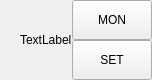
<?xml version="1.0" encoding="UTF-8"?>
<ui version="4.0">
 <class>ChannelNameWidget</class>
 <widget class="QWidget" name="ChannelNameWidget">
  <property name="geometry">
   <rect>
    <x>0</x>
    <y>0</y>
    <width>152</width>
    <height>80</height>
   </rect>
  </property>
  <property name="windowTitle">
   <string>Form</string>
  </property>
  <layout class="QGridLayout" name="gridLayout">
   <property name="leftMargin">
    <number>0</number>
   </property>
   <property name="topMargin">
    <number>0</number>
   </property>
   <property name="rightMargin">
    <number>0</number>
   </property>
   <property name="bottomMargin">
    <number>0</number>
   </property>
   <property name="spacing">
    <number>0</number>
   </property>
   <item row="0" column="2">
    <widget class="ToggleButton" name="monBtn">
     <property name="sizePolicy">
      <sizepolicy hsizetype="Fixed" vsizetype="MinimumExpanding">
       <horstretch>0</horstretch>
       <verstretch>0</verstretch>
      </sizepolicy>
     </property>
     <property name="text">
      <string>MON</string>
     </property>
    </widget>
   </item>
   <item row="1" column="2">
    <widget class="QPushButton" name="setBtn">
     <property name="sizePolicy">
      <sizepolicy hsizetype="Minimum" vsizetype="MinimumExpanding">
       <horstretch>0</horstretch>
       <verstretch>0</verstretch>
      </sizepolicy>
     </property>
     <property name="text">
      <string>SET</string>
     </property>
    </widget>
   </item>
   <item row="0" column="1" rowspan="2">
    <widget class="ChannelNameLabel" name="channNameLabel">
     <property name="text">
      <string>TextLabel</string>
     </property>
    </widget>
   </item>
   <item row="0" column="0" rowspan="2">
    <widget class="QLabel" name="indicatorLabel">
     <property name="text">
      <string/>
     </property>
    </widget>
   </item>
  </layout>
 </widget>
 <customwidgets>
  <customwidget>
   <class>ChannelNameLabel</class>
   <extends>QLabel</extends>
   <header>wavemeter_dashboard/view/widgets/misc</header>
  </customwidget>
  <customwidget>
   <class>ToggleButton</class>
   <extends>QPushButton</extends>
   <header>wavemeter_dashboard/view/widgets/misc</header>
  </customwidget>
 </customwidgets>
 <resources/>
 <connections/>
</ui>
